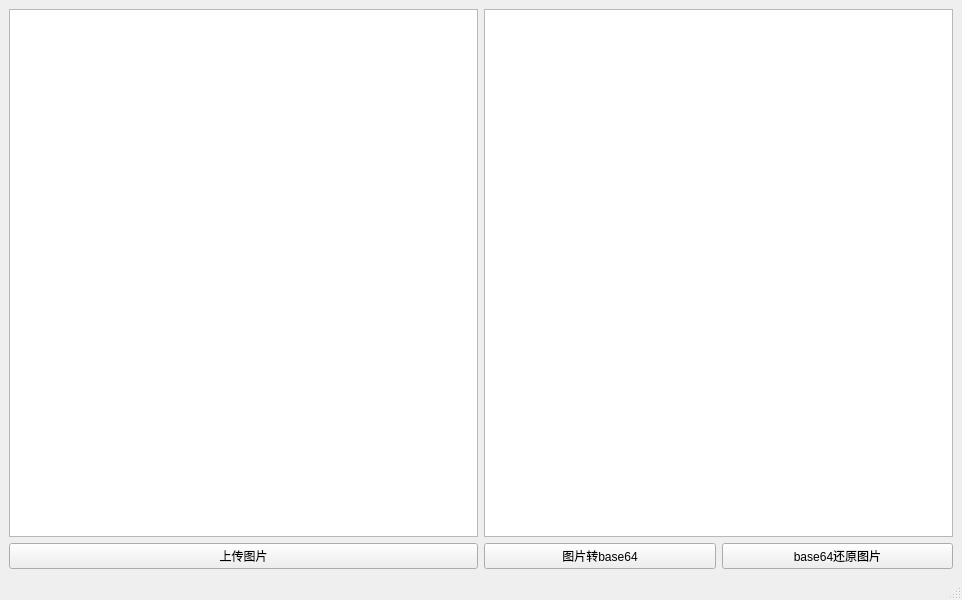
<?xml version="1.0" encoding="UTF-8"?>
<ui version="4.0">
 <class>MainWindow</class>
 <widget class="QMainWindow" name="MainWindow">
  <property name="geometry">
   <rect>
    <x>0</x>
    <y>0</y>
    <width>962</width>
    <height>600</height>
   </rect>
  </property>
  <property name="windowTitle">
   <string>图片转base64</string>
  </property>
  <widget class="QWidget" name="centralwidget">
   <layout class="QHBoxLayout" name="horizontalLayout_2">
    <item>
     <layout class="QVBoxLayout" name="verticalLayout">
      <item>
       <widget class="QTextEdit" name="textEdit"/>
      </item>
      <item>
       <widget class="QPushButton" name="pushButton">
        <property name="text">
         <string>上传图片</string>
        </property>
       </widget>
      </item>
     </layout>
    </item>
    <item>
     <layout class="QVBoxLayout" name="verticalLayout_2">
      <item>
       <widget class="QTextEdit" name="textEdit_2"/>
      </item>
      <item>
       <layout class="QHBoxLayout" name="horizontalLayout">
        <item>
         <widget class="QPushButton" name="pushButton_2">
          <property name="text">
           <string>图片转base64</string>
          </property>
         </widget>
        </item>
        <item>
         <widget class="QPushButton" name="pushButton_3">
          <property name="text">
           <string>base64还原图片</string>
          </property>
         </widget>
        </item>
       </layout>
      </item>
     </layout>
    </item>
   </layout>
  </widget>
  <widget class="QMenuBar" name="menubar">
   <property name="geometry">
    <rect>
     <x>0</x>
     <y>0</y>
     <width>962</width>
     <height>30</height>
    </rect>
   </property>
  </widget>
  <widget class="QStatusBar" name="statusbar"/>
 </widget>
 <resources/>
 <connections/>
</ui>
